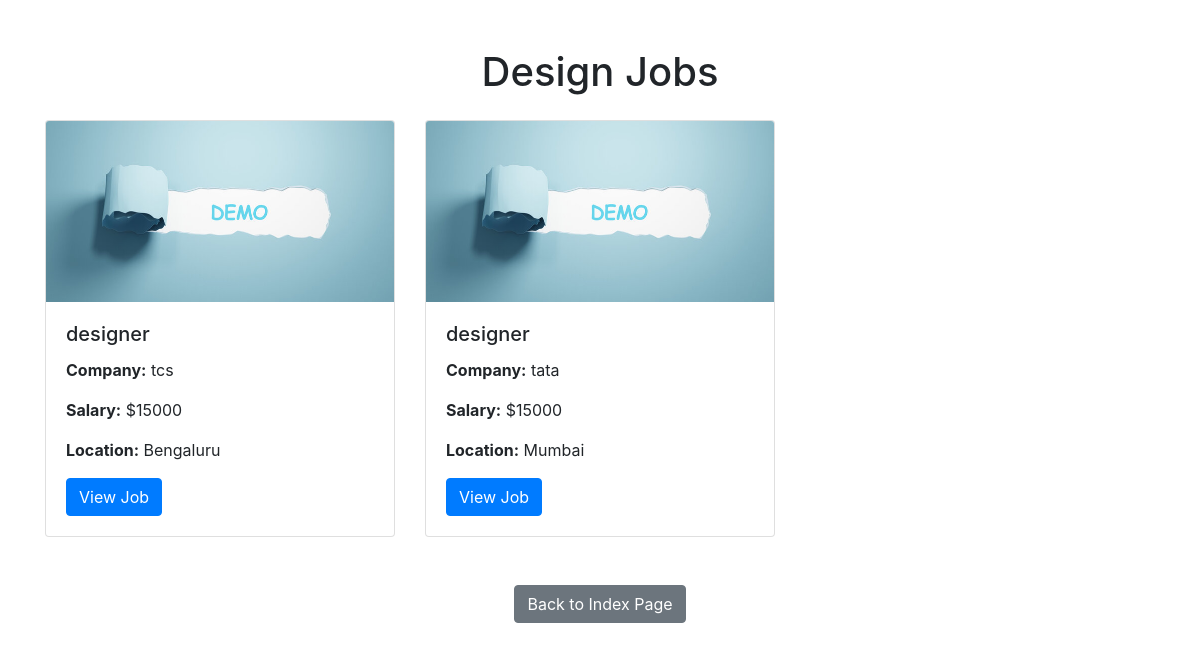
The page /jobs/category/Design/ on the database its author committed.
### jobapp/models.py (models this page shows, shortened)
class Job(models.Model):
    title = models.CharField(max_length=100)
    description = models.TextField()
    workplace_type = models.CharField(max_length=50, choices=[('Remote', 'Remote'), ('Office', 'Office')])
    salary = models.CharField(max_length=50)
    company_name = models.CharField(max_length=100, null=True, blank=True)
    posted_date = models.DateField()
    job_type = models.CharField(max_length=50, choices=[
        ('Full-time', 'Full-time'),
        ('Part-time', 'Part-time'),
        ('Contract', 'Contract'),
        ('Internship', 'Internship'),
    ])
    location = models.CharField(max_length=100, choices=[
        ('Mumbai', 'Mumbai'),
        ('Bengaluru', 'Bengaluru'),
        ('Delhi', 'Delhi'),
        ('Kerala', 'Kerala')
    ])
    job_category = models.CharField(max_length=100, choices=[
        ('Automotive-Jobs', 'Automotive-Jobs'),
        ('HealthCare', 'HealthCare'),
        ('Customer-Service', 'Customer-Service'),
        ('Project-Management', 'Project-Management'),
        ('Development', 'Development'),
        ('Design', 'Design'),
        ('Marketing', 'Marketing'),
        ('Accounting-Finance', 'Accounting-Finance'),
    ],  null=True,
        blank=True, )

### jobapp/views.py (the view)
# urls.py: path('jobs/category/<slug:category>/', jobs_by_category, name='jobs_by_category'),
def jobs_by_category(request, category):
    category = category.replace(' ', '-')
    jobs = Job.objects.filter(job_category=category)
    return render(request, 'jobs_by_category.html', {'jobs': jobs, 'category': category})

### templates/jobs_by_category.html (shortened to what this page needs)
{% load static %}
<!DOCTYPE html>
<html lang="en">
<head>
    <link rel="stylesheet" href="https://stackpath.bootstrapcdn.com/bootstrap/4.5.2/css/bootstrap.min.css">
</head>
<body>
    <header class="container mt-5">
        <h1 class="text-center">{{ category }} Jobs</h1>
    </header>
    <main class="container mt-4">
        <div class="row">
            {% for job in jobs %}
            <div class="col-md-4">
                <div class="card mb-4">
                    <img src="{% static 'assets/images/demo.jpg' %}" class="card-img-top" alt="Job Image">
                    <div class="card-body">
                        <h5 class="card-title">{{ job.title }}</h5>
                        <p class="card-text"><strong>Company:</strong> {{ job.company_name }}</p>
                        <p class="card-text"><strong>Salary:</strong> ${{ job.salary }}</p>
                        <p class="card-text"><strong>Location:</strong> {{ job.location }}</p>
                        <a href="{% url 'viewjob' job.id %}" class="btn btn-primary">View Job</a>
                    </div>
                </div>
            </div>
            {% empty %}
            <div class="col-md-12">
                <p>No jobs available in this category.</p>
            </div>
            {% endfor %}
        </div>
        <div class="row mt-4">
            <div class="col-md-12 text-center">
                <a href="{% url 'index' %}" class="btn btn-secondary">
                     Back to Index Page
                </a>
            </div>
        </div>
    </main>
</body>
</html>

### rows shown on the page
Job: title "designer", company_name "tcs", salary "15000", location "Bengaluru"
Job: title "designer", company_name "tata", salary "15000", location "Mumbai"

### other values the page prints
{{ category }} "Design"
